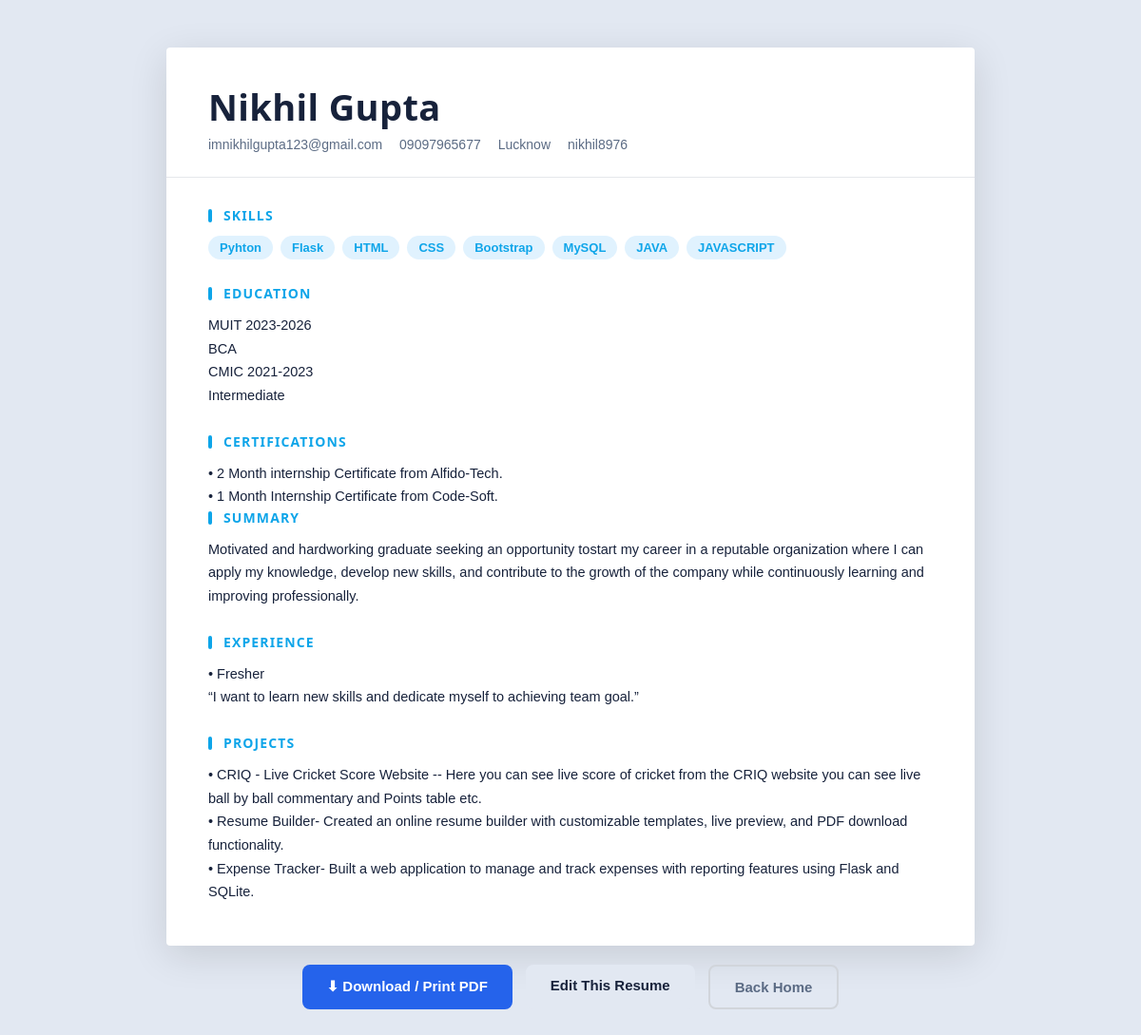
Page /resume/2 on the committed database.
### tables this page shows
CREATE TABLE resumes (
            id INTEGER PRIMARY KEY AUTOINCREMENT,
            template TEXT NOT NULL,
            fullname TEXT, email TEXT, phone TEXT, location TEXT, linkedin TEXT, summary TEXT, education TEXT, skills TEXT, projects TEXT, experience TEXT, certifications TEXT,
            created_at TEXT,
            updated_at TEXT
        );

### app.py (the view)
@app.route('/resume/<int:resume_id>')
def view_resume(resume_id):
    conn = get_db()
    row = conn.execute('SELECT * FROM resumes WHERE id=?', (resume_id,)).fetchone()
    conn.close()
    if not row:
        abort(404)
    template_name = row['template']
    return render_template(
        'resume.html',
        data=row_to_data(row),
        theme=template_name,
        layout=TEMPLATES[template_name]['layout'],
        template_name=template_name,
        label=TEMPLATES[template_name]['label'],
        resume_id=resume_id,
    )

### app.py (called while the page is built)
def get_db():
    conn = sqlite3.connect(DB_PATH)
    conn.row_factory = sqlite3.Row
    return conn

def row_to_data(row):
    data = {f: (row[f] or '') for f in FIELDS}
    data['skills_list'] = [s.strip() for s in data['skills'].split(',') if s.strip()]
    return data

### templates/resume.html (shortened to what this page needs)
<!DOCTYPE html>
<html lang="en">
<head>
    <link rel="stylesheet" href="{{ url_for('static', filename='css/style.css') }}">
    <link rel="stylesheet" href="{{ url_for('static', filename='css/resume.css') }}">
</head>
<body style="background:#e2e8f2; padding:50px 20px;">
<div class="resume-doc theme-{{ theme }} layout-{{ layout }}">
    <div class="resume-shell">
        <header class="r-header">
            <h1 class="r-name">{{ data.fullname or 'Your Name' }}</h1>
            <div class="r-contact">
                <span>{{ data.email }}</span>
                <span>{{ data.phone }}</span>
                <span>{{ data.location }}</span>
                <span>{{ data.linkedin }}</span>
            </div>
        </header>
        <div class="r-body">
            <aside class="r-aside">
                <section class="r-block">
                    <h2>Skills</h2>
                    <ul class="r-skills">
                        {% for skill in data.skills_list %}
                        <li>{{ skill }}</li>
                        {% endfor %}
                    </ul>
                </section>
                <section class="r-block">
                    <h2>Education</h2>
                    <div class="r-text">{{ data.education }}</div>
                </section>
                <section class="r-block">
                    <h2>Certifications</h2>
                    <div class="r-text">{{ data.certifications }}</div>
                </section>
            </aside>
            <main class="r-main">
                <section class="r-block">
                    <h2>Summary</h2>
                    <p>{{ data.summary }}</p>
                </section>
                <section class="r-block">
                    <h2>Experience</h2>
                    <div class="r-text">{{ data.experience }}</div>
                </section>
                <section class="r-block">
                    <h2>Projects</h2>
                    <div class="r-text">{{ data.projects }}</div>
                </section>
            </main>
        </div>
    </div>
</div>
<div class="r-actions no-print">
    <button class="btn-download" onclick="window.print()">⬇ Download / Print PDF</button>
    <a class="btn-edit" href="{{ url_for('form', template_name=template_name) }}?id={{ resume_id }}">Edit This Resume</a>
    <a class="btn-home" href="{{ url_for('home') }}">Back Home</a>
</div>
</body>
</html>

### static/css/style.css (style rules this page uses)
* { margin:0; padding:0; box-sizing:border-box; font-family:Arial, Helvetica, sans-serif; }
body { background:#eef2f7; color:#17223b; }
button { background:#2563eb; color:white; border:none; padding:15px; border-radius:8px; font-size:18px; cursor:pointer; }

### static/css/resume.css (style rules this page uses)
.resume-doc { --accent:#2563eb; --accent-soft:#dbeafe; --ink:#17223b; --muted:#5b6b84; --paper:#ffffff; --heading-font:Arial, Helvetica, sans-serif; --body-font:Arial, Helvetica, sans-serif; font-family:var(--body-font); color:var(--ink); background:var(--paper); max-width:850px; margin:0 auto; box-shadow:0 10px 40px rgba(0,0,0,0.12); border-radius:4px; overflow:hidden; }
.resume-shell { min-height:600px; }
.r-header { padding:36px 44px 26px; }
.r-name { font-family:var(--heading-font); font-size:38px; letter-spacing:0.01em; margin-bottom:6px; }
.r-contact { display:flex; flex-wrap:wrap; gap:6px 18px; font-size:14px; color:var(--muted); }
.r-body { display:grid; gap:0; }
.r-block { margin-bottom:26px; }
.r-block:last-child { margin-bottom:0; }
.r-block h2 { font-family:var(--heading-font); font-size:14px; text-transform:uppercase; letter-spacing:0.08em; color:var(--accent); margin-bottom:12px; padding-bottom:6px; border-bottom:2px solid var(--accent-soft); }
.r-block .r-text, .r-block p { font-size:14.5px; line-height:1.7; white-space:pre-line; color:var(--ink); }
.r-skills { list-style:none; display:flex; flex-wrap:wrap; gap:8px; }
.r-skills li { background:var(--accent-soft); color:var(--accent); padding:5px 12px; border-radius:20px; font-size:13px; font-weight:600; }
.layout-minimal .r-header { border-bottom:1px solid #e5e7eb; }
.layout-minimal .r-body { grid-template-columns:1fr; padding:30px 44px 44px; }
.layout-minimal .r-block h2 { border-bottom:none; padding-bottom:0; position:relative; padding-left:16px; }
.layout-minimal .r-block h2::before { content:""; position:absolute; left:0; top:3px; width:4px; height:14px; background:var(--accent); border-radius:2px; }
.layout-minimal .r-skills li { background:var(--accent-soft); color:var(--accent); }
.theme-student { --accent:#0ea5e9; --accent-soft:#e0f2fe; --heading-font:"Segoe UI", Arial, sans-serif; --body-font:"Segoe UI", Arial, sans-serif; }
.theme-student .r-name { font-weight:700; }
.theme-student .r-block h2::before { border-radius:4px; }
.r-actions { max-width:850px; margin:20px auto 60px; display:flex; justify-content:center; gap:14px; }
.r-actions button, .r-actions a { padding:13px 26px; border-radius:8px; font-size:15px; font-weight:600; text-decoration:none; cursor:pointer; border:none; }
.r-actions .btn-download { background:#2563eb; color:#fff; }
.r-actions .btn-edit { background:#e2e8f2; color:#17223b; }
.r-actions .btn-home { background:transparent; color:#5b6b84; border:2px solid #d1d5db; }

### rows in the picture
resumes: fullname "Nikhil Gupta", email "imnikhilgupta123@gmail.com", phone "09097965677", location "Lucknow", linkedin "nikhil8976", education "MUIT 2023-2026 BCA CMIC 2021-2023 Intermediate", certifications "• 2 Month internship Certificate from Alfido-Tech. • 1 Month Internship Certificate from Code-Soft.", summary "Motivated and hardworking graduate seeking an opportunity tostart my career in a reputable organization where I can apply my knowledge, develop new skills, and contribute to the growth of the company while continuously learning and improving professionally.", experience "• Fresher “I want to learn new skills and dedicate myself to achieving team goal.”", projects "• CRIQ - Live Cricket Score Website -- Here you can see live score of cricket from the CRIQ website you can see live ball by ball commentary and Points table etc. • Resume Builder- Created an online resume builder with customizable templates, live preview, and PDF download functionality. • Expense Tracker- Built a web application to manage and track expenses with reporting features using Flask and SQLite."

### other values in the picture
{{ skill }} "Pyhton" "Flask" "HTML" "CSS" "Bootstrap" "MySQL" "JAVA" "JAVASCRIPT"
